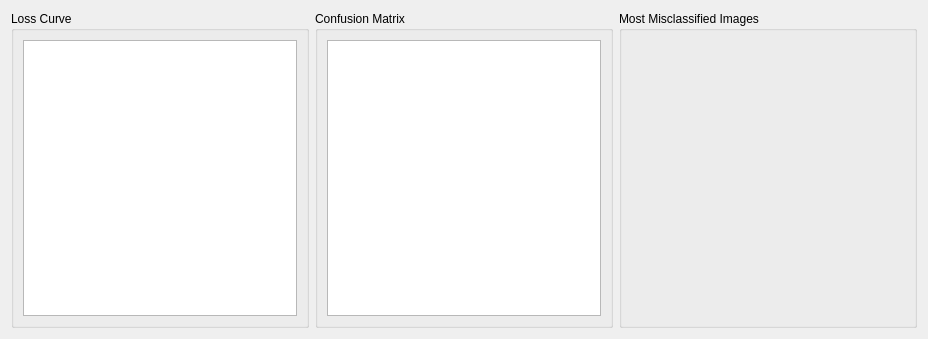
<?xml version="1.0" encoding="UTF-8"?>
<ui version="4.0">
 <class>TrainingResultView</class>
 <widget class="QWidget" name="TrainingResultView">
  <property name="geometry">
   <rect>
    <x>0</x>
    <y>0</y>
    <width>928</width>
    <height>339</height>
   </rect>
  </property>
  <property name="windowTitle">
   <string>Form</string>
  </property>
  <layout class="QGridLayout" name="gridLayout">
   <item row="0" column="0">
    <layout class="QGridLayout" name="gridLayout_20" rowstretch="0" columnstretch="1,0,1,0,1">
     <property name="sizeConstraint">
      <enum>QLayout::SetDefaultConstraint</enum>
     </property>
     <item row="0" column="0">
      <widget class="QGroupBox" name="groupBox_10">
       <property name="sizePolicy">
        <sizepolicy hsizetype="Preferred" vsizetype="Preferred">
         <horstretch>0</horstretch>
         <verstretch>0</verstretch>
        </sizepolicy>
       </property>
       <property name="title">
        <string>Loss Curve</string>
       </property>
       <property name="checkable">
        <bool>false</bool>
       </property>
       <layout class="QHBoxLayout" name="horizontalLayout_4" stretch="0">
        <property name="sizeConstraint">
         <enum>QLayout::SetDefaultConstraint</enum>
        </property>
        <item>
         <widget class="Canvas" name="graphicsView_losscurve">
          <property name="minimumSize">
           <size>
            <width>0</width>
            <height>0</height>
           </size>
          </property>
         </widget>
        </item>
       </layout>
      </widget>
     </item>
     <item row="0" column="3" colspan="2">
      <widget class="QGroupBox" name="groupBox_12">
       <property name="sizePolicy">
        <sizepolicy hsizetype="Expanding" vsizetype="Preferred">
         <horstretch>0</horstretch>
         <verstretch>0</verstretch>
        </sizepolicy>
       </property>
       <property name="title">
        <string>Most Misclassified Images</string>
       </property>
       <layout class="QHBoxLayout" name="horizontalLayout">
        <item>
         <widget class="StaticList" name="widget" native="true">
          <property name="sizePolicy">
           <sizepolicy hsizetype="Expanding" vsizetype="Expanding">
            <horstretch>0</horstretch>
            <verstretch>0</verstretch>
           </sizepolicy>
          </property>
          <property name="autoFillBackground">
           <bool>false</bool>
          </property>
         </widget>
        </item>
       </layout>
      </widget>
     </item>
     <item row="0" column="1" colspan="2">
      <widget class="QGroupBox" name="groupBox_11">
       <property name="sizePolicy">
        <sizepolicy hsizetype="MinimumExpanding" vsizetype="Preferred">
         <horstretch>0</horstretch>
         <verstretch>0</verstretch>
        </sizepolicy>
       </property>
       <property name="title">
        <string>Confusion Matrix</string>
       </property>
       <layout class="QHBoxLayout" name="horizontalLayout_5">
        <item>
         <widget class="Canvas" name="graphicsView_confusionmatrix">
          <property name="minimumSize">
           <size>
            <width>0</width>
            <height>0</height>
           </size>
          </property>
          <property name="renderHints">
           <set>QPainter::Antialiasing|QPainter::LosslessImageRendering|QPainter::TextAntialiasing</set>
          </property>
         </widget>
        </item>
       </layout>
      </widget>
     </item>
    </layout>
   </item>
  </layout>
 </widget>
 <customwidgets>
  <customwidget>
   <class>StaticList</class>
   <extends>QWidget</extends>
   <header>staticlist.h</header>
   <container>1</container>
  </customwidget>
  <customwidget>
   <class>Canvas</class>
   <extends>QGraphicsView</extends>
   <header>canvas.h</header>
  </customwidget>
 </customwidgets>
 <resources/>
 <connections/>
</ui>
